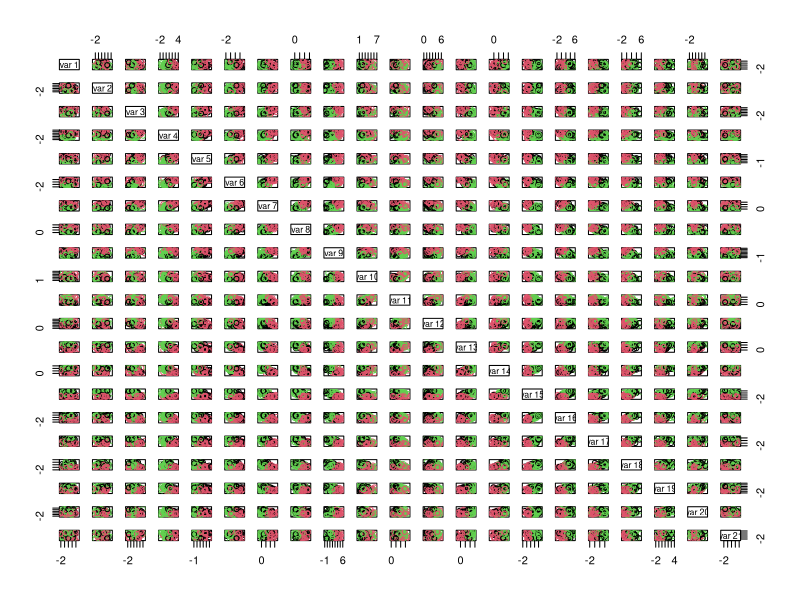

This chart was generated by the following R code:
library(mlbench)


### Name: mlbench.waveform
### Title: Waveform Database Generator
### Aliases: mlbench.waveform
### Keywords: datagen

### ** Examples

  p<-mlbench.waveform(100)
  plot(p)
